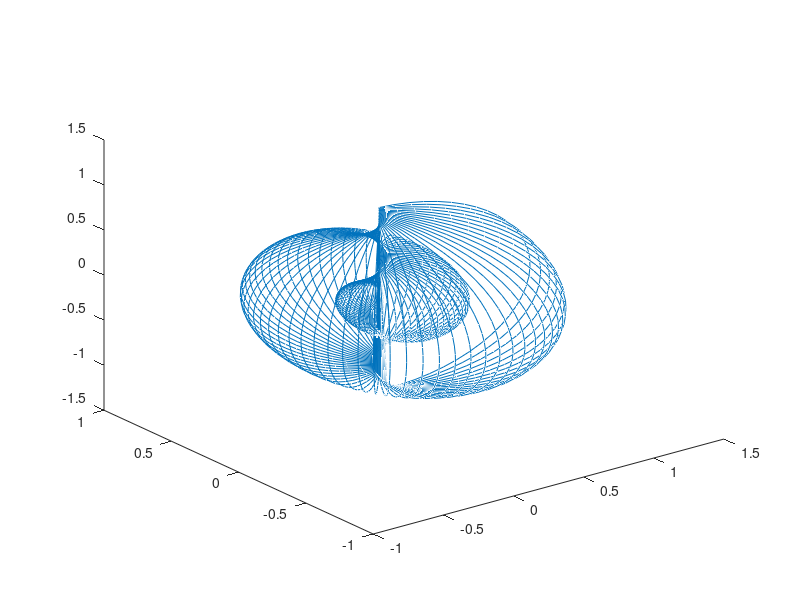

Recreate this plot in MATLAB.
%%
clear; close all
range = 2*pi*5;
norm_v = 1;
X=[];
Y=[];
for theta=0:0.01:range
    rad = 0.02 + theta / range * norm_v;
    x = rad * cos(theta);
    y = rad * sin(theta);
    X = [X,x];
    Y = [Y,y];
end
plot(X,Y)
%%
clear; close all
range = 2*pi*2;
norm_v = 1;
X=[];
Y=[];
Z=[];
for azim=0:0.1:range
    rad = 0.02 + azim / range * norm_v;
    for zen=0:.1:pi
        x = rad * cos(azim) * sin(zen);
        y = rad * sin(azim) * sin(zen);
        z = rad * cos(zen);
        X = [X,x];
        Y = [Y,y];
        Z = [Z,z];
    end
end
plot3(X,Y,Z)